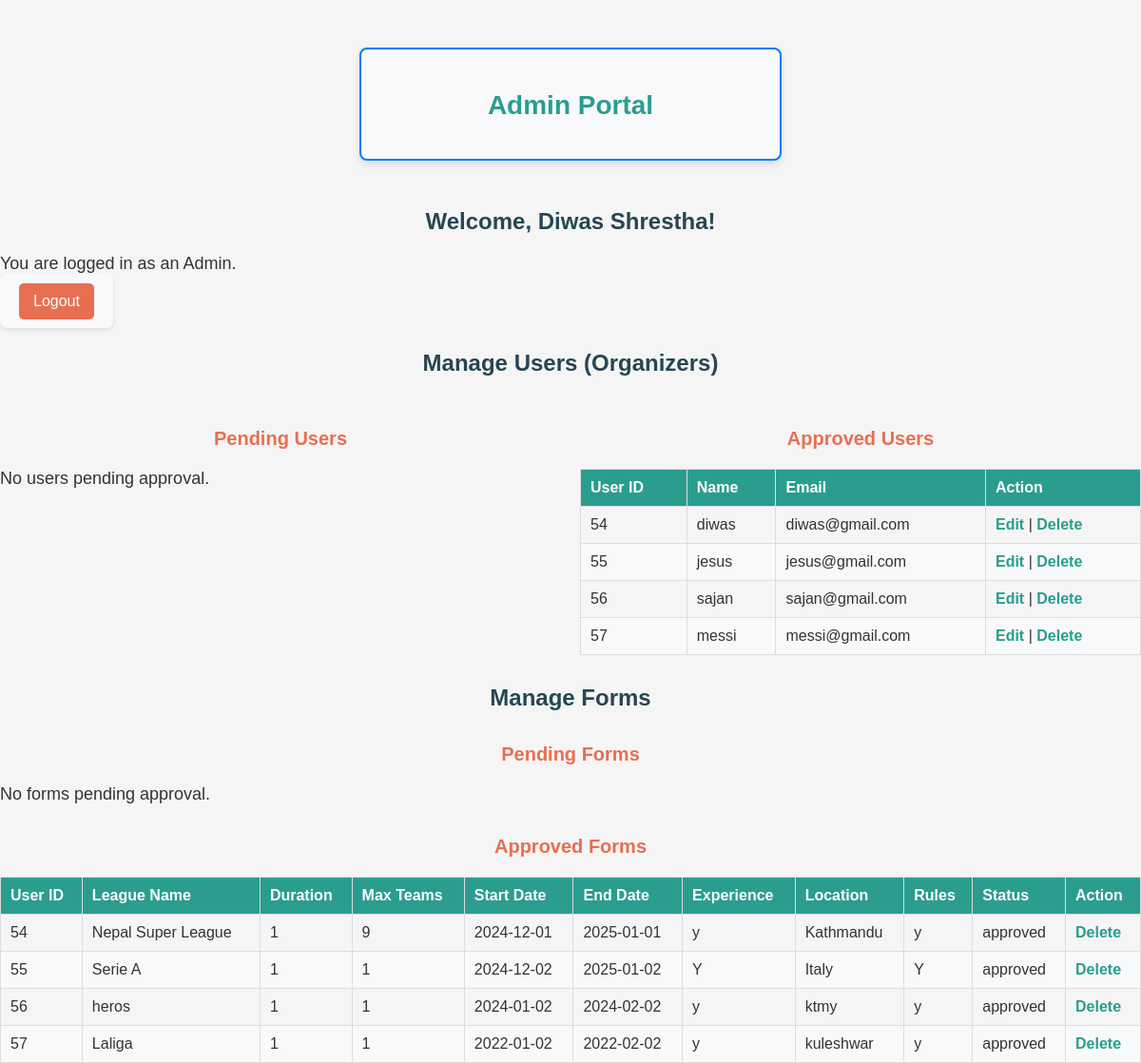
The app's page /pages/proAdmin.php (signed in), older data.
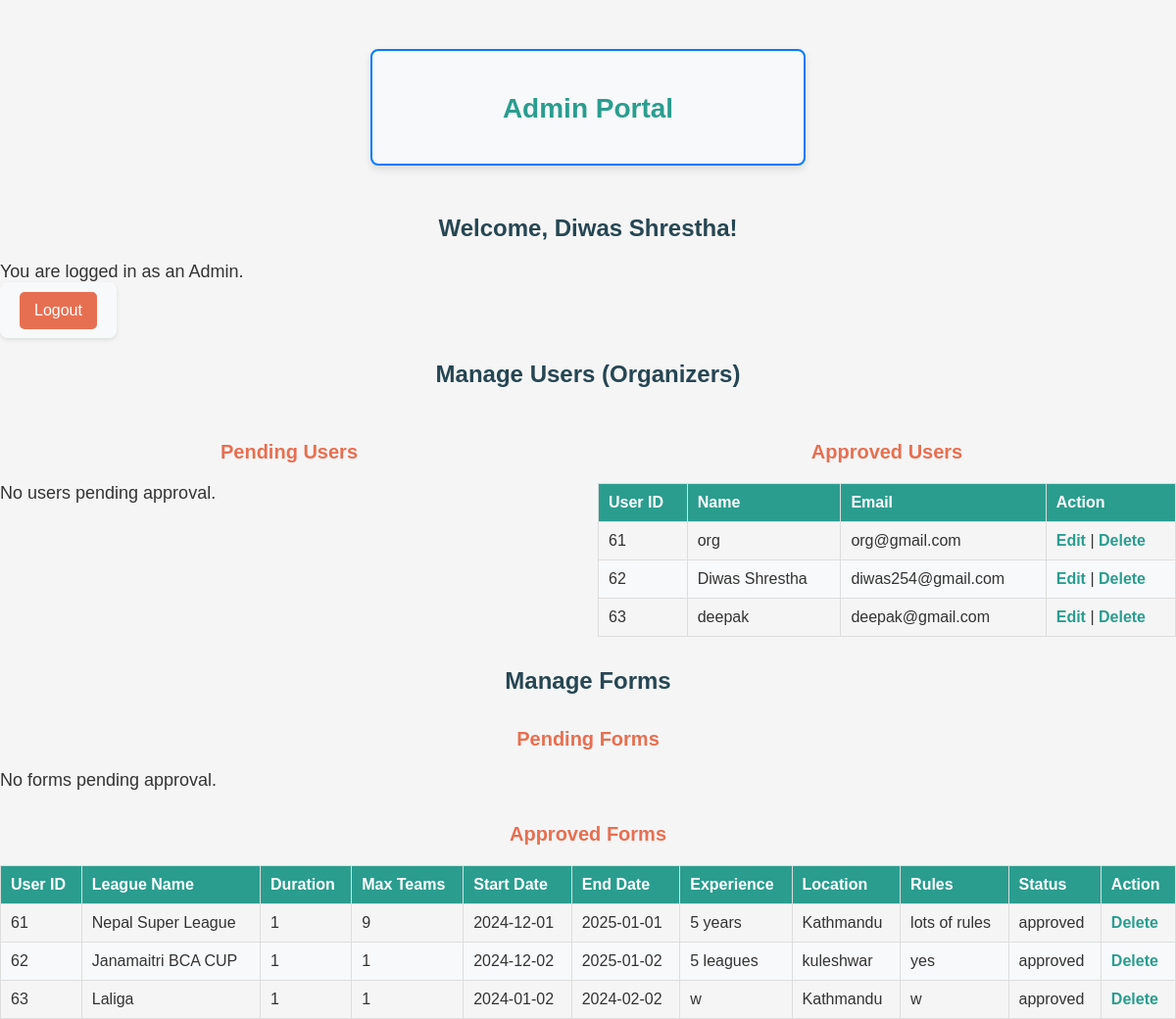
The same page, newer data.
### tables this page shows
CREATE TABLE `user` (
  `userId` int(11) NOT NULL,
  `name` varchar(100) NOT NULL,
  `email` varchar(100) NOT NULL,
  `password` varchar(255) NOT NULL,
  `created_at` timestamp NOT NULL DEFAULT current_timestamp(),
  `status` enum('pending','approved','denied') DEFAULT 'pending'
);

CREATE TABLE `form` (
  `form_id` int(11) NOT NULL,
  `userId` int(11) NOT NULL,
  `duration` int(11) NOT NULL,
  `max_teams` int(11) NOT NULL,
  `one_league` enum('yes','no') NOT NULL,
  `start_date` date NOT NULL,
  `end_date` date NOT NULL,
  `experience` text DEFAULT NULL,
  `active` enum('yes','no') NOT NULL,
  `location` varchar(255) NOT NULL,
  `rules` text DEFAULT NULL,
  `status` enum('pending','approved','denied') DEFAULT 'pending',
  `created_at` timestamp NOT NULL DEFAULT current_timestamp(),
  `league_name` varchar(255) DEFAULT NULL
);

### pages/proAdmin.php (the view, shortened to what the changed rows need)
<?php
require_once 'db_connection.php';
?>
<!DOCTYPE html>
<html lang="en">
<head>
    <link rel="stylesheet" href="../assests/css/admin.css">
    <link rel="stylesheet" href="https://cdnjs.cloudflare.com/ajax/libs/font-awesome/6.0.0-beta3/css/all.min.css">
</head>
<body>
    <div class="registration-container">
        <h2>Admin Portal</h2>
        <?php if (!isset($_SESSION['admin_id'])): ?>
            <h3>Register</h3>
            <form method="POST" action="">
                <label>Name:</label>
                <input type="text" name="name" required>
                <br>
                <label>Email:</label>
                <input type="email" name="email" required>
                <br>
                <label>Password:</label>
                <input type="password" name="password" required>
                <br>
                <label>Confirm Password:</label>
                <input type="password" name="confirm_password" required>
                <br>
                <button type="submit" name="register">Register</button>
            </form>
            <hr>
            <h3>Already Registered?</h3>
            <h4>/</h4>
            <h3>Login</h3>
            <form method="POST" action="">
                <label>Email:</label>
                <input type="email" name="email" required>
                <br>
                <label>Password:</label>
                <input type="password" name="password" required>
                <br>
                <button type="submit" name="login">Login</button>
            </form>
        <?php else: ?>
    </div>
        <div class="conatiner">
            <div class="table-container">
                <div>
                    <?php
                    $query = "SELECT * FROM user WHERE status = 'approved'";
                    $result = mysqli_query($conn, $query);
                    if ($result && mysqli_num_rows($result) > 0): ?>
                        <table border="1">
                        <thead>
                            <tr>
                                <th>User ID</th>
                                <th>Name</th>
                                <th>Email</th>
                                <th>Action</th>
                            </tr>
                        </thead>
                        <tbody>
                            <?php while ($user = $result->fetch_assoc()): ?>
                                <tr>
                                   <td><?php echo htmlspecialchars($user['userId']); ?></td>
                                    <td><?php echo htmlspecialchars($user['name']); ?></td>
                                    <td><?php echo htmlspecialchars($user['email']); ?></td>
                                    <td>
                                    <a href="?edit=<?php echo $user['userId']; ?>">Edit</a>  | <a href="?action=deny&id=<?php echo $user['userId']; ?>"
                                           onclick="return confirm('Are you sure you want to deny this user? This action cannot be undone.');">
                                          Delete
                                        </a>
                                    </td>
                                </tr>
                            <?php endwhile; ?>
                        </tbody>
                        </table>
                    <?php else: ?>
                        <p>No approved users.</p>
                    <?php endif; ?>
                </div>
            </div>
            <div>
                <?php
                $query = "SELECT * FROM form WHERE status = 'approved'";
                $result = mysqli_query($conn, $query);
                if ($result && mysqli_num_rows($result) > 0): ?>
                    <table border="1">
                    <thead>
                        <tr>
                            <th>User ID</th>
                            <th>League Name</th>
                            <th>Duration</th>
                            <th>Max Teams</th>
                            <th>Start Date</th>
                            <th>End Date</th>
                            <th>Experience</th>
                            <th>Location</th>
                            <th>Rules</th>
                            <th>Status</th>
                            <th>Action</th>
                        </tr>
                    </thead>
                    <tbody>
                        <?php while ($form = $result->fetch_assoc()): ?>
                            <tr>
                                <td><?php echo htmlspecialchars($form['userId']); ?></td>
                                <td><?php echo htmlspecialchars($form['league_name']); ?></td>
                                <td><?php echo htmlspecialchars($form['duration']); ?></td>
                                <td><?php echo htmlspecialchars($form['max_teams']); ?></td>
                                <td><?php echo htmlspecialchars($form['start_date']); ?></td>
                                <td><?php echo htmlspecialchars($form['end_date']); ?></td>
                                <td><?php echo htmlspecialchars($form['experience']); ?></td>
                                <td><?php echo htmlspecialchars($form['location']); ?></td>
                                <td><?php echo htmlspecialchars($form['rules']); ?></td>
                                <td><?php echo htmlspecialchars($form['status']); ?></td>
                                <td>
                                    <a href="?form_action=delete&id=<?php echo $form['form_id']; ?>"
                                       onclick="return confirm('Are you sure you want to delete this form?');">Delete</a>
                                </td>
                            </tr>
                        <?php endwhile; ?>
                    </tbody>
                    </table>
                <?php else: ?>
                    <p>No approved forms.</p>
                <?php endif; ?>
            </div>
        <?php endif; ?>
        </div>
</body>
</html>

Row changes from the older to the newer data that the page shows:
removed user: userId "54", name "diwas", email "diwas@gmail.com"
removed user: userId "55", name "jesus", email "jesus@gmail.com"
removed user: userId "56", name "sajan", email "sajan@gmail.com"
removed user: userId "57", name "messi", email "messi@gmail.com"
removed form: userId "54", league_name "Nepal Super League", duration "1", max_teams "9", start_date "2024-12-01", end_date "2025-01-01", experience "y", location "Kathmandu", rules "y", status "approved"
removed form: userId "55", league_name "Serie A", duration "1", max_teams "1", start_date "2024-12-02", end_date "2025-01-02", experience "Y", location "Italy", rules "Y", status "approved"
removed form: userId "56", league_name "heros", duration "1", max_teams "1", start_date "2024-01-02", end_date "2024-02-02", experience "y", location "ktmy", rules "y", status "approved"
removed form: userId "57", league_name "Laliga", duration "1", max_teams "1", start_date "2022-01-02", end_date "2022-02-02", experience "y", location "kuleshwar", rules "y", status "approved"
added user: userId "61", name "org", email "org@gmail.com"
added user: userId "62", name "Diwas Shrestha", email "diwas254@gmail.com"
added user: userId "63", name "deepak", email "deepak@gmail.com"
added form: userId "61", league_name "Nepal Super League", duration "1", max_teams "9", start_date "2024-12-01", end_date "2025-01-01", experience "5 years", location "Kathmandu", rules "lots of rules", status "approved"
added form: userId "62", league_name "Janamaitri BCA CUP", duration "1", max_teams "1", start_date "2024-12-02", end_date "2025-01-02", experience "5 leagues", location "kuleshwar", rules "yes", status "approved"
added form: userId "63", league_name "Laliga", duration "1", max_teams "1", start_date "2024-01-02", end_date "2024-02-02", experience "w", location "Kathmandu", rules "w", status "approved"
